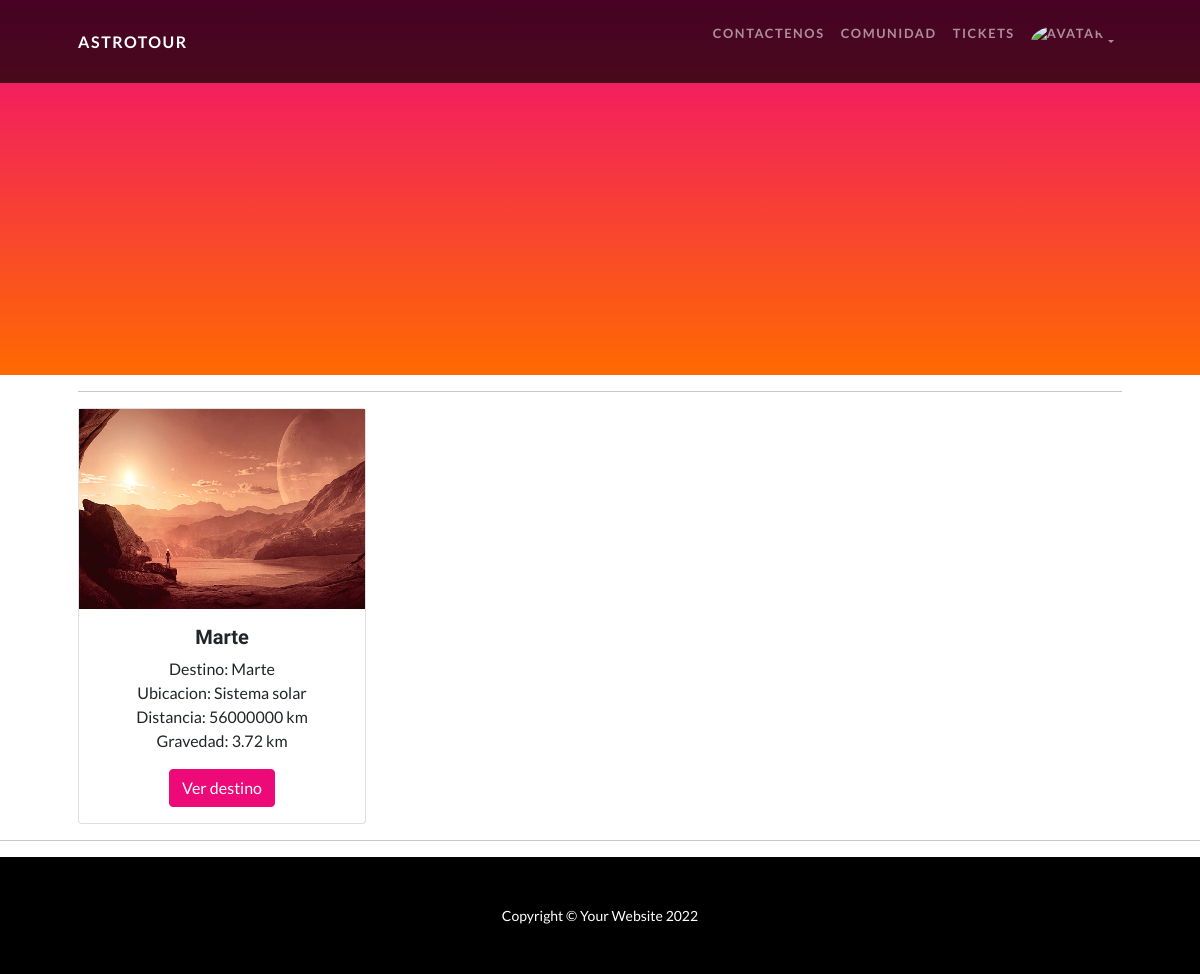
Page /viaje/mostrar-destinos (signed in) on the committed database.
### Viajes/models.py (models this page shows, shortened)
class Destino(models.Model):
    lugar = models.CharField(max_length = 50)
    ubicacion = models.CharField(max_length= 50)
    kilometros = models.IntegerField()
    gravedad = models.FloatField()
    resumen = models.TextField()
    descripcion = models.TextField()
    imagen = models.ImageField(upload_to = "imagen")

### Viajes/views.py (the view)
# urls.py: path("mostrar-destinos", views.Destinos_vista.as_view(), name = "Mostrar_destinos"),
class Destinos_vista(ListView):
    model = Destino
    template_name = "mostrar_destinos.html"

### Viajes/templates/mostrar_destinos.html (shortened to what this page needs)
{% extends "padre.html" %}
{% block ContenidoQueCambia %}
<section class="page-section" id="services">
    <div class="container px-4 px-lg-5">
        <hr class="divider" />
        <div class="row gx-4 gx-lg-5">
            {% for destino in object_list %}
            <div class="col-lg-3 col-md-6 text-center">
                <div class="card" style="width: 18rem;">
                 <img src= "{{destino.imagen.url}}" class="text-center" width="286" height="200" alt="...">
                    <div class="card-body">
                    <h5 class="card-title">{{destino.lugar}}</h5>
                    <p class="card-text">
                        Destino: {{destino.lugar}} <br>
                        Ubicacion: {{destino.ubicacion}}<br>
                        Distancia: {{destino.kilometros}} km<br>
                        Gravedad: {{destino.gravedad}} km<br>
                    </p>
                    <button type="button" class="btn btn-primary" data-bs-toggle="modal" data-bs-target="#staticBackdrop{{destino.id}}">
                        Ver destino
                    </button>
                 </div>
                </div>
            </div>
        {% endfor %}
        </div>
    </div>
</section>
<hr class="divider" />
{% endblock ContenidoQueCambia %}

### rows in the picture
Destino: imagen (picture), lugar "Marte", ubicacion "Sistema solar", kilometros "56000000", gravedad "3.72"
